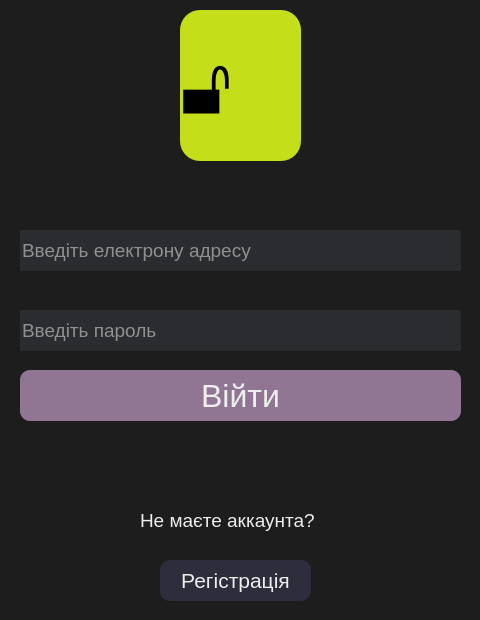
<?xml version="1.0" encoding="UTF-8"?>
<ui version="4.0">
 <class>Dialog</class>
 <widget class="QDialog" name="Dialog">
  <property name="geometry">
   <rect>
    <x>0</x>
    <y>0</y>
    <width>480</width>
    <height>620</height>
   </rect>
  </property>
  <property name="windowTitle">
   <string>Dialog</string>
  </property>
  <property name="styleSheet">
   <string notr="true">background-color: rgb(29, 29, 29);</string>
  </property>
  <widget class="QLineEdit" name="email">
   <property name="geometry">
    <rect>
     <x>20</x>
     <y>230</y>
     <width>441</width>
     <height>41</height>
    </rect>
   </property>
   <property name="styleSheet">
    <string notr="true">color: rgb(243, 243, 243);
font-size:14pt;
background-color: rgba(47,49,52,200);
border-radius:2px;
border-bottom-color:rgba(46,82,101,255)</string>
   </property>
   <property name="text">
    <string/>
   </property>
   <property name="placeholderText">
    <string>Введіть електрону адресу</string>
   </property>
  </widget>
  <widget class="QLineEdit" name="password">
   <property name="geometry">
    <rect>
     <x>20</x>
     <y>310</y>
     <width>441</width>
     <height>41</height>
    </rect>
   </property>
   <property name="styleSheet">
    <string notr="true">color: rgb(243, 243, 243);
font-size:14pt;
background-color: rgba(47,49,52,200);
border-radius:2px;
border-bottom-color:rgba(46,82,101,255)</string>
   </property>
   <property name="placeholderText">
    <string>Введіть пароль</string>
   </property>
  </widget>
  <widget class="QPushButton" name="loginbutton">
   <property name="geometry">
    <rect>
     <x>20</x>
     <y>370</y>
     <width>441</width>
     <height>51</height>
    </rect>
   </property>
   <property name="styleSheet">
    <string notr="true">background-color: rgb(145, 118, 148);
color: rgb(238, 238, 238);
font-size:24pt;
border-radius: 10px;
</string>
   </property>
   <property name="text">
    <string>Війти</string>
   </property>
  </widget>
  <widget class="QLabel" name="label_4">
   <property name="geometry">
    <rect>
     <x>140</x>
     <y>500</y>
     <width>211</width>
     <height>41</height>
    </rect>
   </property>
   <property name="styleSheet">
    <string notr="true">color: rgb(238, 238, 238);
font-size:14pt;
</string>
   </property>
   <property name="text">
    <string>Не маєте аккаунта?</string>
   </property>
  </widget>
  <widget class="QPushButton" name="creataccbutton">
   <property name="geometry">
    <rect>
     <x>160</x>
     <y>560</y>
     <width>151</width>
     <height>41</height>
    </rect>
   </property>
   <property name="styleSheet">
    <string notr="true">color: rgb(238, 238, 238);
border-radius: 10px;
background-color: rgb(45, 45, 59);
font-size:16pt;

</string>
   </property>
   <property name="text">
    <string>Регістрація</string>
   </property>
  </widget>
  <widget class="QLabel" name="label_5">
   <property name="geometry">
    <rect>
     <x>180</x>
     <y>10</y>
     <width>121</width>
     <height>151</height>
    </rect>
   </property>
   <property name="font">
    <font>
     <pointsize>60</pointsize>
    </font>
   </property>
   <property name="styleSheet">
    <string notr="true">background-color: rgb(196, 222, 25);
border-radius: 20px;
</string>
   </property>
   <property name="text">
    <string>🔓︎</string>
   </property>
  </widget>
 </widget>
 <resources/>
 <connections/>
</ui>
